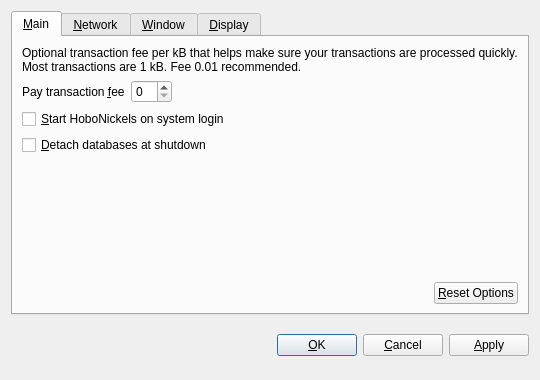
<?xml version="1.0" encoding="UTF-8"?>
<ui version="4.0">
 <class>OptionsDialog</class>
 <widget class="QDialog" name="OptionsDialog">
  <property name="geometry">
   <rect>
    <x>0</x>
    <y>0</y>
    <width>540</width>
    <height>380</height>
   </rect>
  </property>
  <property name="windowTitle">
   <string>Options</string>
  </property>
  <property name="modal">
   <bool>true</bool>
  </property>
  <layout class="QVBoxLayout" name="verticalLayout">
   <item>
    <widget class="QTabWidget" name="tabWidget">
     <property name="tabPosition">
      <enum>QTabWidget::North</enum>
     </property>
     <property name="currentIndex">
      <number>0</number>
     </property>
     <widget class="QWidget" name="tabMain">
      <attribute name="title">
       <string>&amp;Main</string>
      </attribute>
      <layout class="QVBoxLayout" name="verticalLayout_Main">
       <item>
        <widget class="QLabel" name="transactionFeeInfoLabel">
         <property name="text">
          <string>Optional transaction fee per kB that helps make sure your transactions are processed quickly. Most transactions are 1 kB. Fee 0.01 recommended.</string>
         </property>
         <property name="textFormat">
          <enum>Qt::PlainText</enum>
         </property>
         <property name="wordWrap">
          <bool>true</bool>
         </property>
        </widget>
       </item>
       <item>
        <layout class="QHBoxLayout" name="horizontalLayout_Main">
         <item>
          <widget class="QLabel" name="transactionFeeLabel">
           <property name="text">
            <string>Pay transaction &amp;fee</string>
           </property>
           <property name="textFormat">
            <enum>Qt::PlainText</enum>
           </property>
           <property name="buddy">
            <cstring>transactionFee</cstring>
           </property>
          </widget>
         </item>
         <item>
          <widget class="BitcoinAmountField" name="transactionFee"/>
         </item>
         <item>
          <spacer name="horizontalSpacer_Main">
           <property name="orientation">
            <enum>Qt::Horizontal</enum>
           </property>
           <property name="sizeHint" stdset="0">
            <size>
             <width>40</width>
             <height>20</height>
            </size>
           </property>
          </spacer>
         </item>
        </layout>
       </item>
       <item>
        <widget class="QCheckBox" name="bitcoinAtStartup">
         <property name="toolTip">
          <string>Automatically start HoboNickels after logging in to the system.</string>
         </property>
         <property name="text">
          <string>&amp;Start HoboNickels on system login</string>
         </property>
        </widget>
       </item>
       <item>
        <widget class="QCheckBox" name="detachDatabases">
         <property name="toolTip">
          <string>Detach block and address databases at shutdown. This means they can be moved to another data directory, but it slows down shutdown. The wallet is always detached.</string>
         </property>
         <property name="text">
          <string>&amp;Detach databases at shutdown</string>
         </property>
        </widget>
       </item>
       <item>
        <spacer name="verticalSpacer_Main">
         <property name="orientation">
          <enum>Qt::Vertical</enum>
         </property>
         <property name="sizeHint" stdset="0">
          <size>
           <width>20</width>
           <height>40</height>
          </size>
         </property>
        </spacer>
       </item>
       <item>
        <layout class="QHBoxLayout" name="horizontalLayout_2_Main">
         <item>
          <spacer name="horizontalSpacer_2_Main">
           <property name="orientation">
            <enum>Qt::Horizontal</enum>
           </property>
           <property name="sizeHint" stdset="0">
            <size>
             <width>40</width>
             <height>20</height>
            </size>
           </property>
          </spacer>
         </item>
         <item>
          <widget class="QPushButton" name="resetButton">
           <property name="toolTip">
            <string>Reset all client options to default.</string>
           </property>
           <property name="text">
            <string>&amp;Reset Options</string>
           </property>
           <property name="autoDefault">
            <bool>false</bool>
           </property>
          </widget>
         </item>
        </layout>
       </item>
      </layout>
     </widget>
     <widget class="QWidget" name="tabNetwork">
      <attribute name="title">
       <string>&amp;Network</string>
      </attribute>
      <layout class="QVBoxLayout" name="verticalLayout_Network">
       <item>
        <widget class="QCheckBox" name="mapPortUpnp">
         <property name="toolTip">
          <string>Automatically open the HoboNickels client port on the router. This only works when your router supports UPnP and it is enabled.</string>
         </property>
         <property name="text">
          <string>Map port using &amp;UPnP</string>
         </property>
        </widget>
       </item>
       <item>
        <widget class="QCheckBox" name="connectSocks">
         <property name="toolTip">
          <string>Connect to the HoboNickels network through a SOCKS proxy (e.g. when connecting through Tor).</string>
         </property>
         <property name="text">
          <string>&amp;Connect through SOCKS proxy:</string>
         </property>
        </widget>
       </item>
       <item>
        <layout class="QHBoxLayout" name="horizontalLayout_Network">
         <item>
          <widget class="QLabel" name="proxyIpLabel">
           <property name="text">
            <string>Proxy &amp;IP:</string>
           </property>
           <property name="textFormat">
            <enum>Qt::PlainText</enum>
           </property>
           <property name="buddy">
            <cstring>proxyIp</cstring>
           </property>
          </widget>
         </item>
         <item>
          <widget class="QValidatedLineEdit" name="proxyIp">
           <property name="maximumSize">
            <size>
             <width>140</width>
             <height>16777215</height>
            </size>
           </property>
           <property name="toolTip">
            <string>IP address of the proxy (e.g. 127.0.0.1)</string>
           </property>
          </widget>
         </item>
         <item>
          <widget class="QLabel" name="proxyPortLabel">
           <property name="text">
            <string>&amp;Port:</string>
           </property>
           <property name="textFormat">
            <enum>Qt::PlainText</enum>
           </property>
           <property name="buddy">
            <cstring>proxyPort</cstring>
           </property>
          </widget>
         </item>
         <item>
          <widget class="QLineEdit" name="proxyPort">
           <property name="maximumSize">
            <size>
             <width>55</width>
             <height>16777215</height>
            </size>
           </property>
           <property name="toolTip">
            <string>Port of the proxy (e.g. 9050)</string>
           </property>
          </widget>
         </item>
         <item>
          <widget class="QLabel" name="socksVersionLabel">
           <property name="text">
            <string>SOCKS &amp;Version:</string>
           </property>
           <property name="textFormat">
            <enum>Qt::PlainText</enum>
           </property>
           <property name="buddy">
            <cstring>socksVersion</cstring>
           </property>
          </widget>
         </item>
         <item>
          <widget class="QValueComboBox" name="socksVersion">
           <property name="toolTip">
            <string>SOCKS version of the proxy (e.g. 5)</string>
           </property>
          </widget>
         </item>
         <item>
          <spacer name="horizontalSpacer_Network">
           <property name="orientation">
            <enum>Qt::Horizontal</enum>
           </property>
           <property name="sizeHint" stdset="0">
            <size>
             <width>40</width>
             <height>20</height>
            </size>
           </property>
          </spacer>
         </item>
        </layout>
       </item>
       <item>
        <spacer name="verticalSpacer_Network">
         <property name="orientation">
          <enum>Qt::Vertical</enum>
         </property>
         <property name="sizeHint" stdset="0">
          <size>
           <width>20</width>
           <height>40</height>
          </size>
         </property>
        </spacer>
       </item>
      </layout>
     </widget>
     <widget class="QWidget" name="tabWindow">
      <attribute name="title">
       <string>&amp;Window</string>
      </attribute>
      <layout class="QVBoxLayout" name="verticalLayout_Window">
       <item>
        <widget class="QCheckBox" name="minimizeToTray">
         <property name="toolTip">
          <string>Show only a tray icon after minimizing the window.</string>
         </property>
         <property name="text">
          <string>&amp;Minimize to the tray instead of the taskbar</string>
         </property>
        </widget>
       </item>
       <item>
        <widget class="QCheckBox" name="minimizeOnClose">
         <property name="toolTip">
          <string>Minimize instead of exit the application when the window is closed. When this option is enabled, the application will be closed only after selecting Quit in the menu.</string>
         </property>
         <property name="text">
          <string>M&amp;inimize on close</string>
         </property>
        </widget>
       </item>
       <item>
        <spacer name="verticalSpacer_Window">
         <property name="orientation">
          <enum>Qt::Vertical</enum>
         </property>
         <property name="sizeHint" stdset="0">
          <size>
           <width>20</width>
           <height>40</height>
          </size>
         </property>
        </spacer>
       </item>
      </layout>
     </widget>
     <widget class="QWidget" name="tabDisplay">
      <attribute name="title">
       <string>&amp;Display</string>
      </attribute>
      <layout class="QVBoxLayout" name="verticalLayout_Display">
       <item>
        <layout class="QHBoxLayout" name="horizontalLayout_1_Display">
         <item>
          <widget class="QLabel" name="langLabel">
           <property name="text">
            <string>User Interface &amp;language:</string>
           </property>
           <property name="textFormat">
            <enum>Qt::PlainText</enum>
           </property>
           <property name="buddy">
            <cstring>lang</cstring>
           </property>
          </widget>
         </item>
         <item>
          <widget class="QValueComboBox" name="lang">
           <property name="toolTip">
            <string>The user interface language can be set here. This setting will take effect after restarting HoboNickels.</string>
           </property>
          </widget>
         </item>
        </layout>
       </item>
       <item>
        <layout class="QHBoxLayout" name="horizontalLayout_2_Display">
         <item>
          <widget class="QLabel" name="unitLabel">
           <property name="text">
            <string>&amp;Unit to show amounts in:</string>
           </property>
           <property name="textFormat">
            <enum>Qt::PlainText</enum>
           </property>
           <property name="buddy">
            <cstring>unit</cstring>
           </property>
          </widget>
         </item>
         <item>
          <widget class="QValueComboBox" name="unit">
           <property name="toolTip">
            <string>Choose the default subdivision unit to show in the interface and when sending coins.</string>
           </property>
          </widget>
         </item>
        </layout>
       </item>
       <item>
        <widget class="QCheckBox" name="displayAddresses">
         <property name="toolTip">
          <string>Whether to show HoboNickels addresses in the transaction list or not.</string>
         </property>
         <property name="text">
          <string>&amp;Display addresses in transaction list</string>
         </property>
        </widget>
       </item>
       <item>
        <widget class="QCheckBox" name="coinControlFeatures">
         <property name="toolTip">
          <string>Whether to show coin control features or not.</string>
         </property>
         <property name="text">
          <string>Display coin &amp;control features (experts only!)</string>
         </property>
        </widget>
       </item>
       <item>
        <spacer name="verticalSpacer_Display">
         <property name="orientation">
          <enum>Qt::Vertical</enum>
         </property>
         <property name="sizeHint" stdset="0">
          <size>
           <width>20</width>
           <height>40</height>
          </size>
         </property>
        </spacer>
       </item>
      </layout>
     </widget>
    </widget>
   </item>
   <item>
    <layout class="QHBoxLayout" name="horizontalLayout_Buttons">
     <item>
      <spacer name="horizontalSpacer_1">
       <property name="orientation">
        <enum>Qt::Horizontal</enum>
       </property>
       <property name="sizeHint" stdset="0">
        <size>
         <width>40</width>
         <height>48</height>
        </size>
       </property>
      </spacer>
     </item>
     <item>
      <widget class="QLabel" name="statusLabel">
       <property name="font">
        <font>
         <weight>75</weight>
         <bold>true</bold>
        </font>
       </property>
       <property name="text">
        <string/>
       </property>
       <property name="textFormat">
        <enum>Qt::PlainText</enum>
       </property>
       <property name="wordWrap">
        <bool>true</bool>
       </property>
      </widget>
     </item>
     <item>
      <spacer name="horizontalSpacer_2">
       <property name="orientation">
        <enum>Qt::Horizontal</enum>
       </property>
       <property name="sizeHint" stdset="0">
        <size>
         <width>40</width>
         <height>48</height>
        </size>
       </property>
      </spacer>
     </item>
     <item>
      <widget class="QPushButton" name="okButton">
       <property name="text">
        <string>&amp;OK</string>
       </property>
      </widget>
     </item>
     <item>
      <widget class="QPushButton" name="cancelButton">
       <property name="text">
        <string>&amp;Cancel</string>
       </property>
       <property name="autoDefault">
        <bool>false</bool>
       </property>
      </widget>
     </item>
     <item>
      <widget class="QPushButton" name="applyButton">
       <property name="text">
        <string>&amp;Apply</string>
       </property>
       <property name="autoDefault">
        <bool>false</bool>
       </property>
      </widget>
     </item>
    </layout>
   </item>
  </layout>
 </widget>
 <customwidgets>
  <customwidget>
   <class>QValueComboBox</class>
   <extends>QComboBox</extends>
   <header>qvaluecombobox.h</header>
  </customwidget>
  <customwidget>
   <class>BitcoinAmountField</class>
   <extends>QSpinBox</extends>
   <header>bitcoinamountfield.h</header>
  </customwidget>
  <customwidget>
   <class>QValidatedLineEdit</class>
   <extends>QLineEdit</extends>
   <header>qvalidatedlineedit.h</header>
  </customwidget>
 </customwidgets>
 <resources/>
 <connections/>
</ui>
